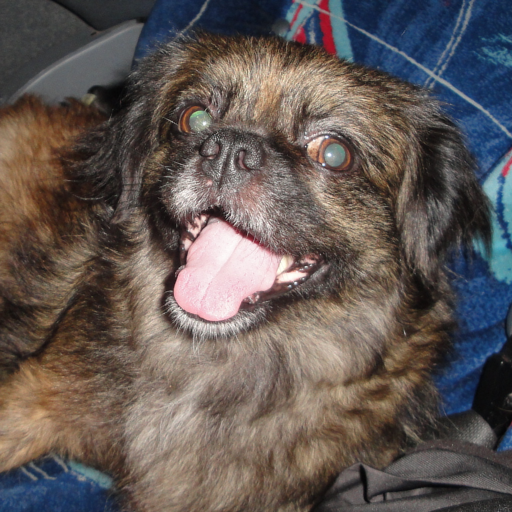
//> input picture opencv/imgproc_module/chicky_512.png, 512 x 512 px
$ ./Affine_Transformations chicky_512.png   (built with g++ and OpenCV 4)
//> lines starting //> are read from the running program, lines starting //| are printed output that depends on the picture
#include "opencv2/imgcodecs.hpp"
#include "opencv2/highgui.hpp"
#include "opencv2/imgproc.hpp"
#include <iostream>
using namespace cv;
using namespace std;
int main(int argc, char **argv)
{
    CommandLineParser parser(argc, argv, "{@input | lena.jpg | input image}");
    Mat src = imread(samples::findFile(parser.get<String>("@input")));
//> src is the input picture: 512 rows x 512 cols, CV_8UC3; mean B, G, R 85.8, 89.1, 98.5
    if (src.empty())
    {
        cout << "Could not open or find the image!\n"
             << endl;
        cout << "Usage: " << argv[0] << " <Input image>" << endl;
        return -1;
    }
    Point2f srcTri[3];
    srcTri[0] = Point2f(0.f, 0.f);
    srcTri[1] = Point2f(src.cols - 1.f, 0.f);
    srcTri[2] = Point2f(0.f, src.rows - 1.f);
    Point2f dstTri[3];
    dstTri[0] = Point2f(0.f, src.rows * 0.33f);
    dstTri[1] = Point2f(src.cols * 0.85f, src.rows * 0.25f);
    dstTri[2] = Point2f(src.cols * 0.15f, src.rows * 0.7f);
    Mat warp_mat = getAffineTransform(srcTri, dstTri);
    Mat warp_dst = Mat::zeros(src.rows, src.cols, src.type());
    warpAffine(src, warp_dst, warp_mat, warp_dst.size());
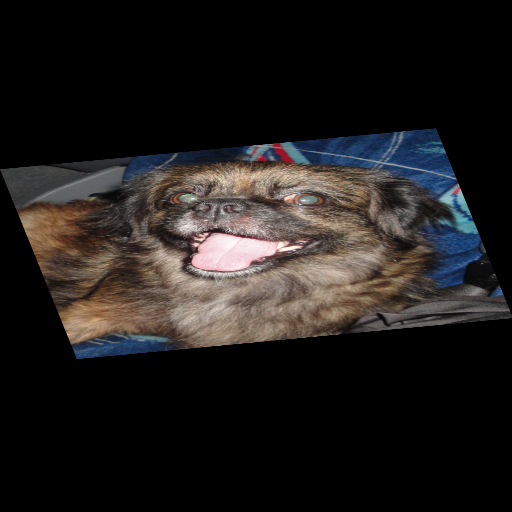
//> warp_dst: 512 rows x 512 cols, CV_8UC3; mean B, G, R 28.1, 29.2, 32.3
    Point center = Point(warp_dst.cols / 2, warp_dst.rows / 2);
//> center = Point(256, 256)
    double angle = -50.0;
    double scale = 0.6;
    Mat rot_mat = getRotationMatrix2D(center, angle, scale);
    Mat warp_rotate_dst;
    warpAffine(warp_dst, warp_rotate_dst, rot_mat, warp_dst.size());
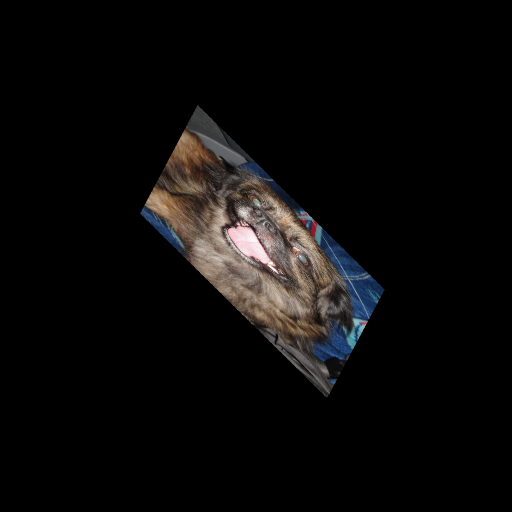
//> warp_rotate_dst: 512 rows x 512 cols, CV_8UC3; mean B, G, R 10.1, 10.5, 11.6
    imshow("Source image", src);
    imshow("Warp", warp_dst);
    imshow("Warp + Rotate", warp_rotate_dst);
    waitKey();
    return 0;
}
